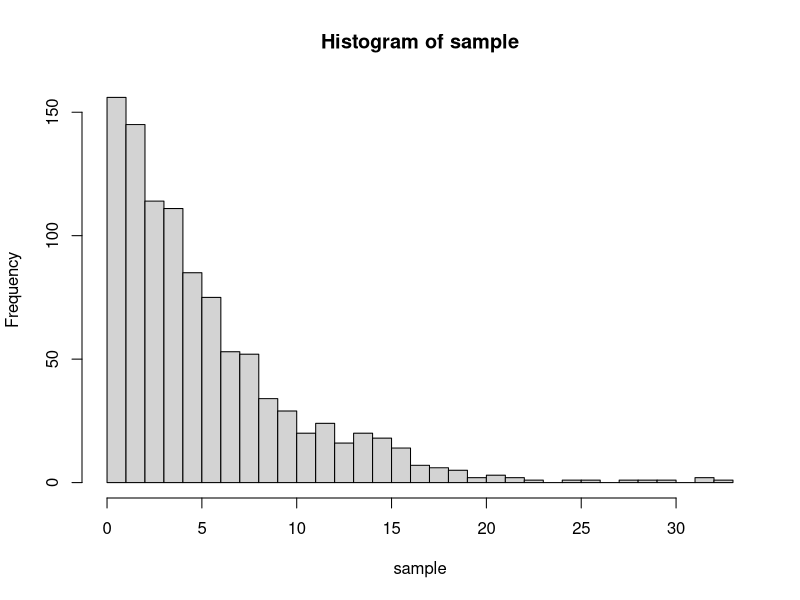
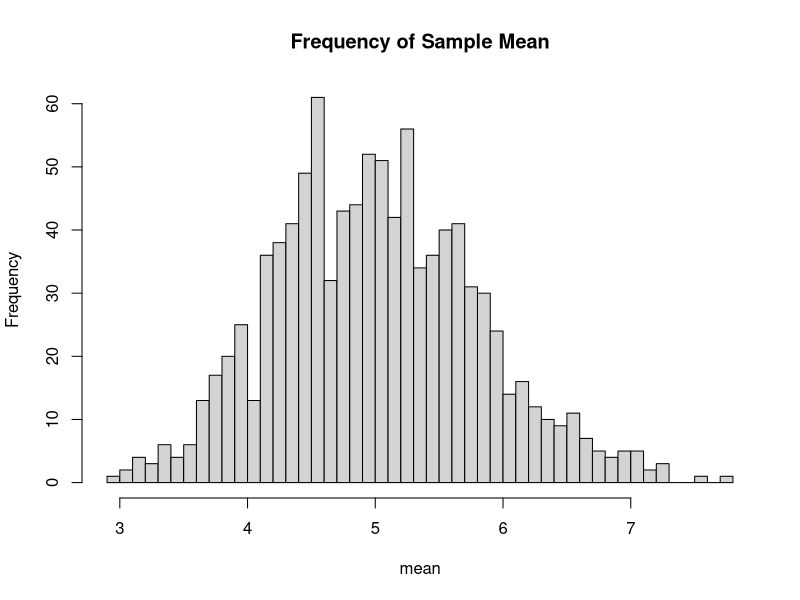
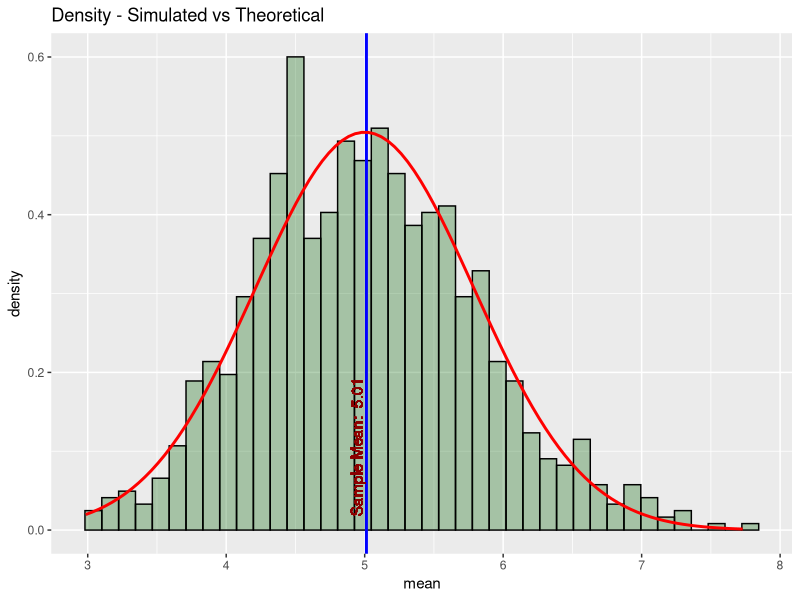

Write the R code that produced these figures, in order.
## ---- chunk 1
knitr::opts_chunk$set(echo = TRUE)
#library(ggplot2)
## ---- chunk 2
n <- 40
lambda <- 0.2
n.of.sim <- 1000
sim <- matrix(sapply(1:n.of.sim, function(i){rexp(n,lambda)}), n.of.sim,n)
dim(sim)
## ---- chunk 3
means <- apply(sim, 1, mean)

mean.of.sim = mean(means)
sd.of.sim = sd(means)
pop.sd = sd.of.sim * sqrt(n)

# sample mean
round(mean.of.sim,2)
# variance of sample mean
round(sd.of.sim^2,2)
## ---- chunk 4
sample <- rexp(1000,0.2)
hist(sample, breaks=40)
## ---- chunk 5
hist(means, breaks = 40, xlab="mean", main="Frequency of Sample Mean")

## ---- chunk 6
df <- data.frame(means)
library(ggplot2)
g <- ggplot(df, aes(x=means))
g <- g + geom_histogram(aes(y=..density..), bins=40, col="black", fill="darkgreen", alpha=.3)
g <- g + geom_vline(xintercept = mean.of.sim, col = "blue", lwd=1)
g <- g + geom_text(aes(x=mean.of.sim,y=0, label=paste("Sample Mean: ", as.character(round(mean.of.sim,2)))), 
                   angle=90, col="darkred", vjust = -.3, hjust=-0.1 )
g <- g + xlab("mean")

#Plot Normal Distribution with theoretical mean an sd 
g <- g + stat_function(fun = dnorm, 
                       args = list(mean=1/lambda, sd=1/(lambda*sqrt(n))), col="red", lwd=1)
g <- g + ggtitle("Density - Simulated vs Theoretical")
g
